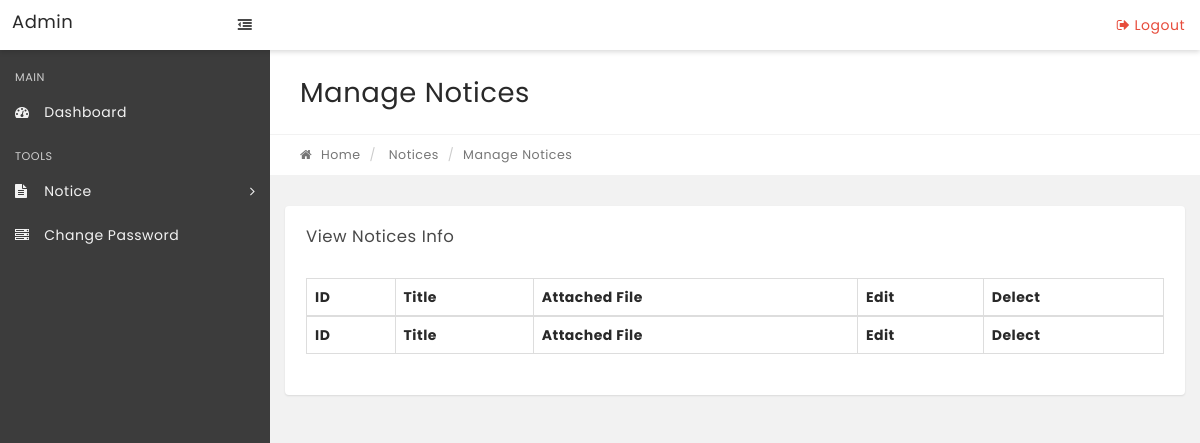
Page /Notice_board/manage-notice.php on the earlier database version.
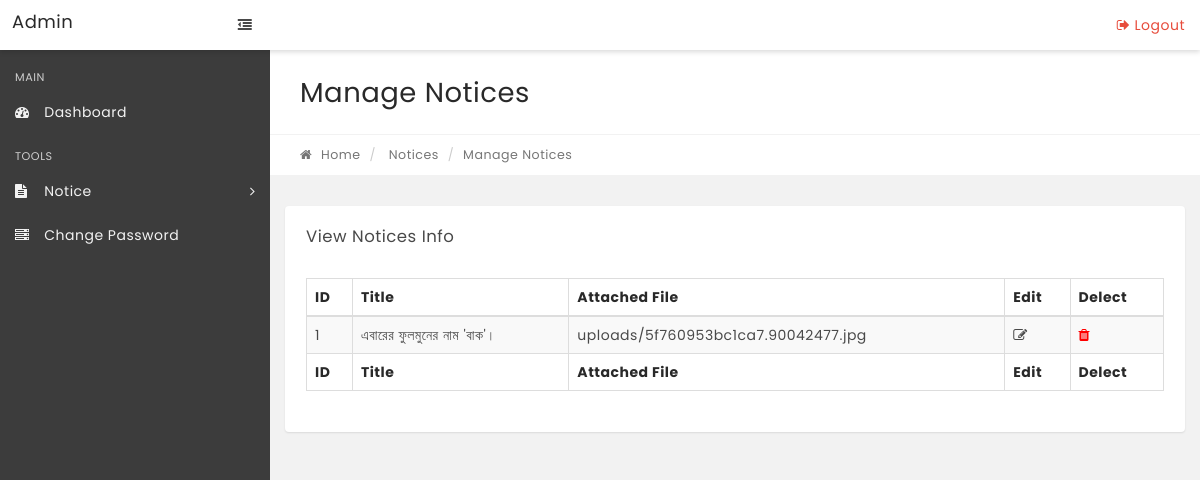
Same page on the later database version.
### tables this page shows
CREATE TABLE `notices` (
  `id` int(11) NOT NULL,
  `Title` varchar(100) NOT NULL,
  `Files` varchar(100) NOT NULL,
  `mydate` timestamp NULL DEFAULT NULL
);

### Notice_board/manage-notice.php (the view, shortened to what the changed rows need)
<?php
include('includes/config.php');
if(strlen($_SESSION['alogin'])=="")
    {
    header("Location: ../login/index.php");
    }
    else{
?>
<!DOCTYPE html>
<html lang="en">
<head>
    <link rel="stylesheet" href="css/bootstrap.min.css" media="screen">
    <link rel="stylesheet" href="css/font-awesome.min.css" media="screen">
    <link rel="stylesheet" href="css/animate-css/animate.min.css" media="screen">
    <link rel="stylesheet" href="css/lobipanel/lobipanel.min.css" media="screen">
    <link rel="stylesheet" href="css/prism/prism.css" media="screen">
    <link rel="stylesheet" type="text/css" href="js/DataTables/datatables.min.css" />
    <link rel="stylesheet" href="css/main.css" media="screen">
</head>
<body class="top-navbar-fixed">
    <div class="main-wrapper">
        <div class="content-wrapper">
            <div class="content-container">
                <div class="main-page">
                    <div class="container-fluid">
                        <div class="row page-title-div">
                            <div class="col-md-6">
                                <h2 class="title">Manage Notices</h2>
                            </div>
                        </div>
                    </div>
                    <section class="section">
                        <div class="container-fluid">
                            <div class="row">
                                <div class="col-md-12">
                                    <div class="panel">
                                        <div class="panel-body p-20">
                                            <table id="example" class="display table table-striped table-bordered"
                                                cellspacing="0" width="100%">
                                                <thead>
                                                    <tr>
                                                        <th>ID</th>
                                                        <th>Title</th>
                                                        <th>Attached File</th>
                                                        <th>Edit</th>
                                                        <th>Delect</th>
                                                    </tr>
                                                </thead>
                                                <tfoot>
                                                    <tr>
                                                        <th>ID</th>
                                                        <th>Title</th>
                                                        <th>Attached File</th>
                                                        <th>Edit</th>
                                                        <th>Delect</th>
                                                    </tr>
                                                </tfoot>
                                                <tbody>
<?php $sql = "SELECT * from notices";
$query = $dbh->prepare($sql);
$query->execute();
$results=$query->fetchAll(PDO::FETCH_OBJ);
$cnt=1;
if($query->rowCount() > 0)
{
foreach($results as $result)
{   ?>
                                                    <tr>
                                                        <td><?php echo htmlentities($cnt);?></td>
                                                        <td><?php echo htmlentities($result->Title);?></td>
                                                        <td><?php echo htmlentities($result->Files);?></td>
                                                        <td>
                                                            <a
                                                                href="edit-notice.php?subjectid=<?php echo htmlentities($result->id);?>"><i
                                                                    class="fa fa-edit" title="Edit Record"></i> </a>
                                                        </td>
                                                        <td>
                                                            <a style="color:red;"
                                                                href="delete-notice.php?subjectid=<?php echo htmlentities($result->id);?>"><i
                                                                    class="fa fa-trash" title="Delect Record"></i> </a>
                                                        </td>
                                                    </tr>
                                                    <?php $cnt=$cnt+1;}} ?>
                                                </tbody>
                                            </table>
                                        </div>
                                    </div>
                                </div>
                            </div>
                        </div>
                </div>
            </div>
        </div>
    </div>
</body>
</html>
<?php } ?>

Differences in the rows shown:
added notices: Title "এবারের ফুলমুনের নাম 'বাক'।", Files "uploads/5f760953bc1ca7.90042477.jpg"
